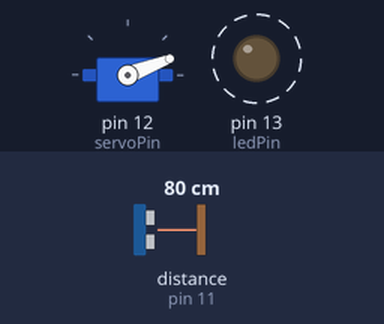
Recording of a sketch running on a simulated Arduino Uno, built with avr-gcc and run on an emulated ATmega328P. Shown: servo, output pins drawn as LEDs (lit = HIGH). Wiring (inferred from the names in the program): ultrasonic range finder: trigger pin 10; echo pin 11. Dashed ring = blinking. Inputs (shaded band) come from the test bench; at power-on: distance to the obstacle (sensor on pin 11) 80 cm. The echo pulse lasts 58.3 µs per cm; pins used as bus, display or sensor lines are not drawn; what the sketch prints to the serial monitor is not drawn.

Above: at 1.2 s.
1.3 s: distance to the obstacle (sensor on pin 11) set to 120 cm
At 2.3 s:
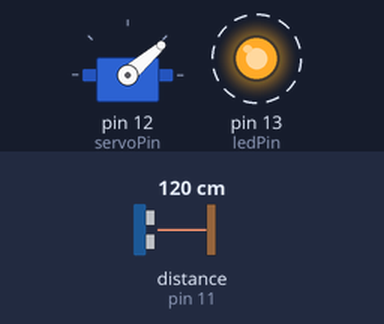
4.3 s: distance to the obstacle (sensor on pin 11) set to 2 cm
At 5.35 s:
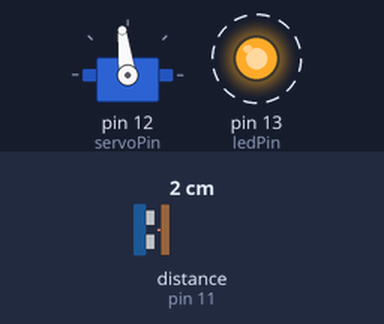
7.3 s: distance to the obstacle (sensor on pin 11) set to 250 cm
At 7.9 s:
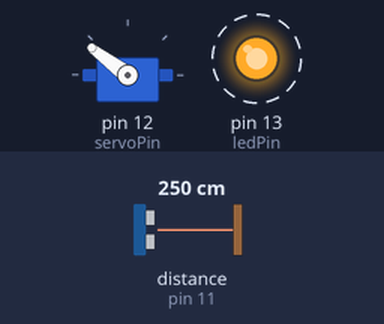
Timing chart, 0 to 16.3 s (numbered marks = the images above; inputs shaded):
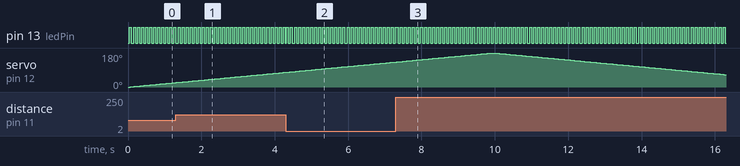

Measured:
- by itself, pin 13 (ledPin): alternates HIGH for 0.06 s and LOW for 0.06 s
- by itself, servo on pin 12 (servoPin): rises from 132° to 180° in 2.6 s, then falls to 66° in 6.3 s

The sketch:

radar.ino
```cpp
// Firmware del radar 2D para Arduino Uno.
// Mueve el servo grado a grado, mide la distancia con el sensor ultrasonico en
// cada angulo y manda por el puerto serial paquetes con la forma angulo,distancia.
// que la interfaz en Python lee y dibuja.

#include <Servo.h>   // libreria para controlar el servomotor

// Pines segun como esta armado el circuito.
const int trigPin  = 10;   // pin que dispara el pulso del sensor ultrasonico
const int echoPin  = 11;   // pin que recibe el eco de regreso
const int servoPin = 12;   // pin de senal del servo
const int ledPin   = 13;   // LED rojo de alerta (el pin 13 trae tambien el LED de la placa)

// Ajustes de la medicion.
const unsigned long TIMEOUT_US = 8000UL; // espera maxima del eco en microsegundos, da unos 1.3 m de alcance
const int  MUESTRAS   = 3;     // cuantas lecturas se toman por grado, se devuelve la mediana
const int  GAP_PING   = 2;     // milisegundos de pausa entre una lectura y otra
const int  SETTLE_MS  = 20;    // espera tras mover el servo antes de medir, para que se asiente
const int  PERIODO_MS = 55;    // tiempo fijo que dura cada grado, haya o no objeto, para una cadencia pareja
// PERIODO_MS conviene que sea mayor o igual al peor caso de medicion: asentamiento
// 20, mas tres pulsos sin eco que suman unos 24, mas las pausas unos 4, mas el
// envio serial unos 6, en total cerca de 54 ms. Subirlo hace el barrido mas lento
// pero igual de constante.

Servo myServo;   // objeto que representa al servo

void setup() {
  pinMode(trigPin, OUTPUT);     // el trig manda senal, es salida
  pinMode(echoPin, INPUT);      // el echo recibe senal, es entrada
  pinMode(ledPin, OUTPUT);      // el LED es salida
  digitalWrite(trigPin, LOW);   // deja el trig en reposo (apagado)
  Serial.begin(9600);           // abre el puerto serial a 9600 baudios
  myServo.attach(servoPin);     // asocia el servo a su pin
}

void loop() {
  for (int a = 0; a <= 180; a++) barrer(a);   // barrido de ida, de 0 a 180 grados
  for (int a = 180; a > 0;  a--) barrer(a);   // barrido de vuelta, de 180 a 0 grados
}

// Mueve el servo al angulo dado, mide y manda por serial el texto angulo,distancia.
void barrer(int angulo) {
  unsigned long inicio = millis();   // marca el instante en que empieza este grado
  myServo.write(angulo);             // mueve el servo a ese angulo
  delay(SETTLE_MS);                  // espera a que el servo llegue antes de medir, para no leer en movimiento
  int distancia = medirDistancia();  // toma la distancia en cm
  Serial.print(angulo);              // manda el angulo
  Serial.print(",");                 // separador entre angulo y distancia
  Serial.print(distancia);           // manda la distancia
  Serial.print(".");                 // punto que marca el fin del paquete
  digitalWrite(ledPin, !digitalRead(ledPin));  // invierte el LED, asi parpadea con el barrido

  // Rellena el tiempo que sobro hasta completar PERIODO_MS exacto, asi cada grado
  // dura siempre lo mismo haya o no objeto.
  while (millis() - inicio < PERIODO_MS) { /* espera activa */ }
}

// Hace una sola medicion con el sensor y devuelve la distancia en cm. Da 0 si no hubo eco.
int unaMedida() {
  digitalWrite(trigPin, LOW);          // asegura el trig apagado
  delayMicroseconds(3);                // pausa corta
  digitalWrite(trigPin, HIGH);         // enciende el trig
  delayMicroseconds(10);               // pulso de disparo de 10 microsegundos, como dice la hoja de datos
  digitalWrite(trigPin, LOW);          // apaga el trig

  unsigned long dur = pulseIn(echoPin, HIGH, TIMEOUT_US);  // mide cuanto tarda en volver el eco
  if (dur == 0) return 0;              // si no volvio nada, no hay objeto
  return (int)(dur * 0.0343 / 2.0);    // pasa el tiempo de ida y vuelta a centimetros
}

// Toma varias lecturas y devuelve la mediana de las validas. El sensor pierde ecos
// de vez en cuando, asi que repetir evita reportar nada cuando si hay objeto.
// Solo devuelve 0 si todas las lecturas fallaron.
int medirDistancia() {
  int v[MUESTRAS];   // arreglo donde se guardan las lecturas con eco
  int n = 0;         // cuantas lecturas validas se llevan
  for (int i = 0; i < MUESTRAS; i++) {   // toma MUESTRAS lecturas
    int d = unaMedida();                 // una medicion
    if (d > 0) v[n++] = d;               // si tuvo eco, la guarda y sube el contador
    if (i < MUESTRAS - 1) delay(GAP_PING);   // pausa entre lecturas, menos despues de la ultima
  }
  if (n == 0) return 0;                  // si ninguna tuvo eco, de verdad no hay objeto

  // Ordena las n lecturas validas con insertion sort, para sacar la mediana.
  for (int i = 1; i < n; i++) {          // recorre desde la segunda
    int key = v[i];                      // valor que se va a ubicar
    int j = i - 1;                       // indice del de la izquierda
    while (j >= 0 && v[j] > key) { v[j + 1] = v[j]; j--; }  // corre los mayores a la derecha
    v[j + 1] = key;                      // coloca el valor en su lugar
  }
  return v[n / 2];                       // devuelve el del medio, la mediana, que descarta los picos
}
```
